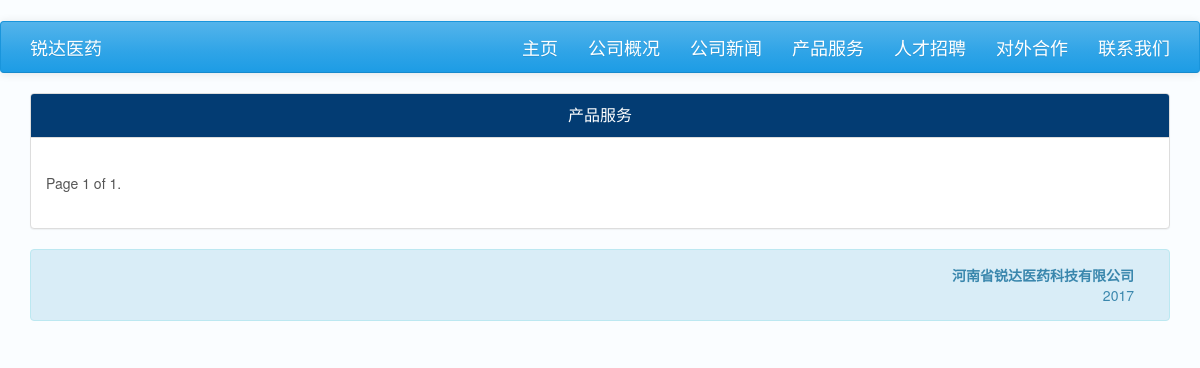
Page /main/product on the earlier database version.
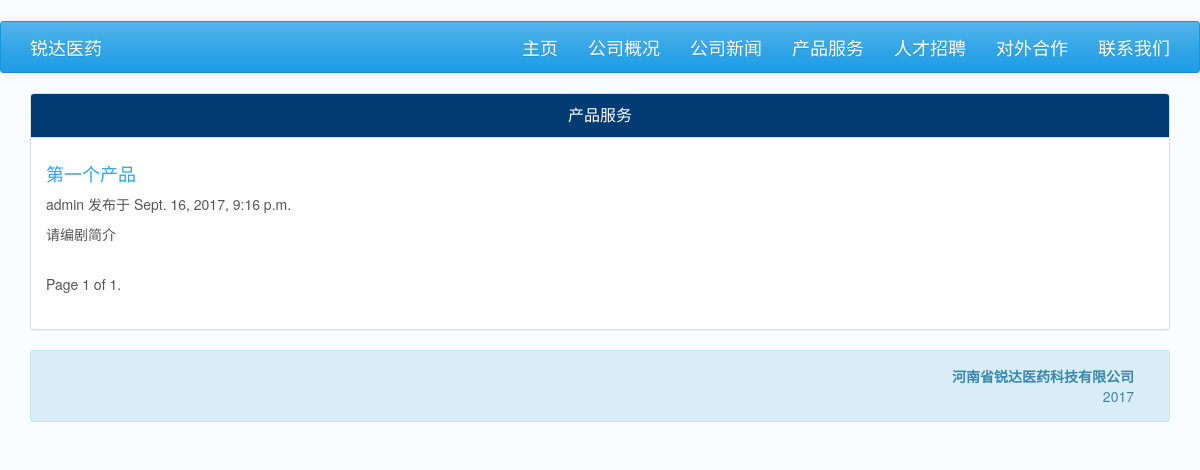
Same page on the later database version.
### main/models.py (models this page shows, shortened)
class News(models.Model):
    STATUS_CHOICES = (
        ('draft', 'Draft'),
        ('published', 'Published'),
    )
    CATEGORY_CHOICES = (
        ('news', 'News'),
        ('product', 'Product'),
        ('employment', 'Employment'),
    )
    category = models.CharField(max_length=10,
                                choices=CATEGORY_CHOICES,
                                default='news')
    title = models.CharField(max_length=250)
    slug = models.SlugField(max_length=250,
                            unique_for_date='publish')
    author = models.ForeignKey(User,
                               related_name='news_posts')
    intro = models.TextField(default='请编剧简介')
    body = RichTextField(default='请编辑内容')
    body2 = RichTextUploadingField(default='请编辑内容')
    publish = models.DateTimeField(default=timezone.now)
    created = models.DateTimeField(auto_now_add=True)
    updated = models.DateTimeField(auto_now=True)
    status = models.CharField(max_length=10,
                              choices=STATUS_CHOICES,
                              default='draft')
    objects = models.Manager() # The default manager.
    published = PublishedManager() # Our custom manager.
    class Meta:
        ordering = ('-publish',)
        verbose_name_plural = '内容'
    def get_absolute_url(self):
        return reverse('main:news_detail',
                       args=[self.publish.year,
                             self.publish.strftime('%m'),
                             self.publish.strftime('%d'),
                             self.slug])

### main/views.py (the view)
# urls.py: url(r'product', views.product, name='product'),
def product(request):
    object_list = News.published.filter(category='product')
    paginator = Paginator(object_list, 5)  # 5 posts in each page
    page = request.GET.get('page')
    try:
        product_list = paginator.page(page)
    except PageNotAnInteger:
        product_list = paginator.page(1)
    except EmptyPage:
        product_list = paginator.page(paginator.num_pages)
    return render(
        request,
        'main/product.html',
        {'product_list': product_list}
    )

### main/models.py (called while the page is built)
    def get_queryset(self):
        return super(PublishedManager,
                    self).get_queryset().filter(status='published')

### main/templates/main/product.html (shortened to what this page needs)
{% extends "main/base.html" %}
{% block main %}
    <div class="container">
        <div class="row">
            <div class="col-md-12">
                <div class="panel panel-info">
                    <div class="panel-heading">
                        <p class="panel-title text-center">产品服务</p>
                    </div>
                    <div class="panel-body">
                        {% for product in product_list %}
                            <h4>
                                <a href="{{ product.get_absolute_url }}">
                                    {{ product.title }}
                                </a>
                            </h4>
                            <p>
                                {{ product.author }} 发布于 {{ product.publish }}
                            </p>
                            {{ product.intro|truncatewords:30|linebreaks }}
                        {% endfor %}
                        {% include "main/pagination.html" with page=product_list %}
                    </div>
                </div>
            </div>
        </div>
    </div>
{% endblock main %}

### main/templates/main/base.html (shortened to what this page needs)
﻿<!DOCTYPE html>
<html lang="zh-hans">
    <head>
        {% load staticfiles %}
        <link rel="stylesheet" type="text/css" href="{% static 'main/css/bootstrap.min.css' %}" />
    </head>
    <body style="background-color: #FAFDFF">
        <header>
            <div class="container">
                <div class="row">
                    <div class="col-md-12">
                    </div>
                </div>
            </div>
        </header>
        <nav class="navbar navbar-default" role="navigation">
            <div class="container">
                <div class="row">
                    <div class="col-md-12" style="font-size: large">
                        <div class="navbar-header">
                            <div class="navbar-brand">锐达医药</div>
                        </div>
                        <ul class="nav navbar-nav navbar-right">
                            <li><a href="index.html">主页</a></li>
                            <li><a href="about.html">公司概况</a></li>
                            <li><a href="news.html">公司新闻</a></li>
                            <li><a href="products.html">产品服务</a></li>
                            <li><a href="hr.html">人才招聘</a></li>
                            <li><a href="cooperation.html">对外合作</a></li>
                            <li><a href="contacts.html">联系我们</a></li>
                        </ul>
                    </div>
                </div>
            </div>
        </nav>
        <main>
            {% block main %}{% endblock main %}
        </main>
        <footer>
            <div class="container">
                <div class="row">
                    <div class="col-md-12">
                        <div class="alert alert-dismissible alert-info text-right">
                            <strong>河南省锐达医药科技有限公司</strong><p>2017</p>
                        </div>
                    </div>
                </div>
            </div>
        </footer>
    </body>
</html>

### main/templates/main/pagination.html (shortened to what this page needs)
<div class="pagination">
    <span class="step-links">
        <span class="current">
            Page {{ page.number }} of {{ page.paginator.num_pages }}.
        </span>
    </span>
</div>

Differences in the rows shown:
added News: title "第一个产品", author "admin", publish "Sept. 16, 2017, 9:16 p.m.", intro "请编剧简介"
